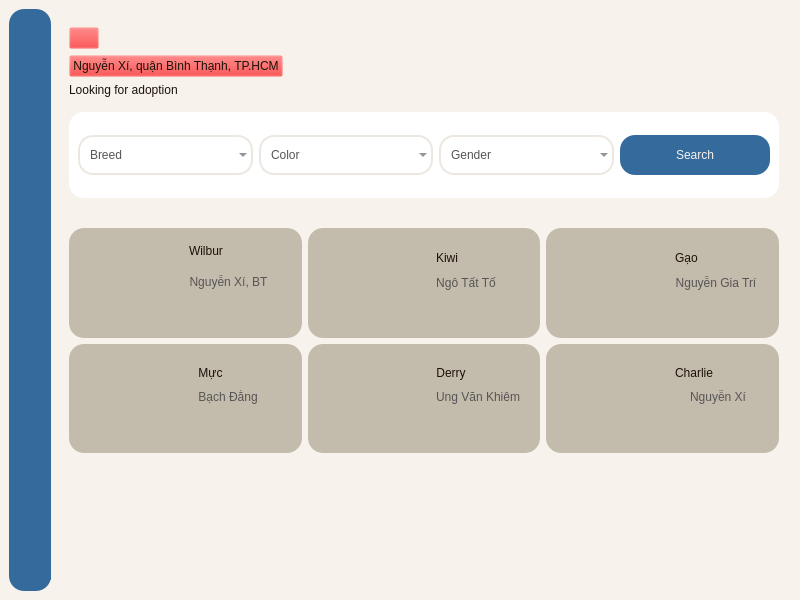
<?xml version="1.0" encoding="UTF-8"?>
<ui version="4.0">
 <class>MainWindow</class>
 <widget class="QMainWindow" name="MainWindow">
  <property name="geometry">
   <rect>
    <x>0</x>
    <y>0</y>
    <width>800</width>
    <height>600</height>
   </rect>
  </property>
  <property name="minimumSize">
   <size>
    <width>0</width>
    <height>0</height>
   </size>
  </property>
  <property name="maximumSize">
   <size>
    <width>16777215</width>
    <height>16777215</height>
   </size>
  </property>
  <property name="windowTitle">
   <string>MainWindow</string>
  </property>
  <property name="styleSheet">
   <string notr="true">background-color: #F8F2EC;</string>
  </property>
  <widget class="QWidget" name="centralwidget">
   <layout class="QHBoxLayout" name="horizontalLayout">
    <item>
     <widget class="QWidget" name="widget" native="true">
      <property name="minimumSize">
       <size>
        <width>42</width>
        <height>0</height>
       </size>
      </property>
      <property name="maximumSize">
       <size>
        <width>42</width>
        <height>16777215</height>
       </size>
      </property>
      <property name="styleSheet">
       <string notr="true">background-color: #356a9c;
border-radius: 15px;</string>
      </property>
      <layout class="QVBoxLayout" name="verticalLayout_3">
       <item>
        <widget class="QWidget" name="widget_8" native="true">
         <widget class="QLabel" name="label_7">
          <property name="geometry">
           <rect>
            <x>1</x>
            <y>11</y>
            <width>20</width>
            <height>20</height>
           </rect>
          </property>
          <property name="text">
           <string/>
          </property>
          <property name="pixmap">
           <pixmap>../img/icons8-cat-profile-64.png</pixmap>
          </property>
          <property name="scaledContents">
           <bool>true</bool>
          </property>
         </widget>
         <widget class="QLabel" name="label_8">
          <property name="geometry">
           <rect>
            <x>1</x>
            <y>41</y>
            <width>20</width>
            <height>20</height>
           </rect>
          </property>
          <property name="text">
           <string/>
          </property>
          <property name="pixmap">
           <pixmap>../img/icons8-cart-64.png</pixmap>
          </property>
          <property name="scaledContents">
           <bool>true</bool>
          </property>
         </widget>
         <widget class="QLabel" name="label_9">
          <property name="geometry">
           <rect>
            <x>1</x>
            <y>70</y>
            <width>20</width>
            <height>20</height>
           </rect>
          </property>
          <property name="text">
           <string/>
          </property>
          <property name="pixmap">
           <pixmap>../img/icons8-clinic-64.png</pixmap>
          </property>
          <property name="scaledContents">
           <bool>true</bool>
          </property>
         </widget>
        </widget>
       </item>
       <item>
        <widget class="QWidget" name="widget_9" native="true">
         <property name="minimumSize">
          <size>
           <width>40</width>
           <height>40</height>
          </size>
         </property>
         <property name="maximumSize">
          <size>
           <width>40</width>
           <height>40</height>
          </size>
         </property>
         <widget class="QLabel" name="label_6">
          <property name="geometry">
           <rect>
            <x>2</x>
            <y>13</y>
            <width>20</width>
            <height>20</height>
           </rect>
          </property>
          <property name="text">
           <string/>
          </property>
          <property name="pixmap">
           <pixmap>../img/icons8-settings-50.png</pixmap>
          </property>
          <property name="scaledContents">
           <bool>true</bool>
          </property>
         </widget>
        </widget>
       </item>
      </layout>
     </widget>
    </item>
    <item alignment="Qt::AlignTop">
     <widget class="QWidget" name="widget_2" native="true">
      <property name="styleSheet">
       <string notr="true"/>
      </property>
      <layout class="QVBoxLayout" name="verticalLayout">
       <property name="spacing">
        <number>30</number>
       </property>
       <property name="leftMargin">
        <number>12</number>
       </property>
       <property name="topMargin">
        <number>9</number>
       </property>
       <property name="rightMargin">
        <number>12</number>
       </property>
       <property name="bottomMargin">
        <number>0</number>
       </property>
       <item>
        <widget class="QWidget" name="widget_3" native="true">
         <property name="minimumSize">
          <size>
           <width>0</width>
           <height>180</height>
          </size>
         </property>
         <property name="maximumSize">
          <size>
           <width>16777215</width>
           <height>180</height>
          </size>
         </property>
         <layout class="QVBoxLayout" name="verticalLayout_2">
          <property name="leftMargin">
           <number>0</number>
          </property>
          <property name="topMargin">
           <number>0</number>
          </property>
          <property name="rightMargin">
           <number>0</number>
          </property>
          <property name="bottomMargin">
           <number>0</number>
          </property>
          <item>
           <widget class="QWidget" name="widget_16" native="true">
            <layout class="QHBoxLayout" name="horizontalLayout_13">
             <property name="leftMargin">
              <number>0</number>
             </property>
             <property name="topMargin">
              <number>0</number>
             </property>
             <property name="rightMargin">
              <number>0</number>
             </property>
             <property name="bottomMargin">
              <number>0</number>
             </property>
             <item>
              <widget class="QWidget" name="widget_28" native="true">
               <layout class="QVBoxLayout" name="verticalLayout_14">
                <property name="leftMargin">
                 <number>0</number>
                </property>
                <item>
                 <widget class="QPushButton" name="btn_back">
                  <property name="maximumSize">
                   <size>
                    <width>30</width>
                    <height>30</height>
                   </size>
                  </property>
                  <property name="cursor">
                   <cursorShape>PointingHandCursor</cursorShape>
                  </property>
                  <property name="styleSheet">
                   <string notr="true"> background-color: rgba(255, 0, 0, 0);</string>
                  </property>
                  <property name="text">
                   <string/>
                  </property>
                  <property name="icon">
                   <iconset>
                    <normaloff>../img/icons8-back-64.png</normaloff>../img/icons8-back-64.png</iconset>
                  </property>
                  <property name="iconSize">
                   <size>
                    <width>30</width>
                    <height>30</height>
                   </size>
                  </property>
                 </widget>
                </item>
                <item alignment="Qt::AlignLeft">
                 <widget class="QPushButton" name="pushButton_42">
                  <property name="styleSheet">
                   <string notr="true"> background-color: rgba(255, 0, 0, 0);
font: 11pt &quot;Bahnschrift&quot;;
color: #1b1209;</string>
                  </property>
                  <property name="text">
                   <string>Nguyễn Xí, quận Bình Thạnh, TP.HCM</string>
                  </property>
                  <property name="icon">
                   <iconset>
                    <normaloff>../img/location.png</normaloff>../img/location.png</iconset>
                  </property>
                 </widget>
                </item>
                <item>
                 <widget class="QLabel" name="label_3">
                  <property name="styleSheet">
                   <string notr="true">font: 700 20pt &quot;Bahnschrift&quot;;
color: #1b1209;</string>
                  </property>
                  <property name="text">
                   <string>Looking for adoption</string>
                  </property>
                 </widget>
                </item>
               </layout>
              </widget>
             </item>
             <item alignment="Qt::AlignRight">
              <widget class="QWidget" name="widget_29" native="true">
               <property name="minimumSize">
                <size>
                 <width>100</width>
                 <height>0</height>
                </size>
               </property>
               <property name="maximumSize">
                <size>
                 <width>100</width>
                 <height>16777215</height>
                </size>
               </property>
               <layout class="QHBoxLayout" name="horizontalLayout_14">
                <item alignment="Qt::AlignRight">
                 <widget class="QLabel" name="label_4">
                  <property name="minimumSize">
                   <size>
                    <width>48</width>
                    <height>48</height>
                   </size>
                  </property>
                  <property name="maximumSize">
                   <size>
                    <width>48</width>
                    <height>48</height>
                   </size>
                  </property>
                  <property name="cursor">
                   <cursorShape>PointingHandCursor</cursorShape>
                  </property>
                  <property name="styleSheet">
                   <string notr="true"/>
                  </property>
                  <property name="text">
                   <string/>
                  </property>
                  <property name="pixmap">
                   <pixmap>../img/icons8-heart-64.png</pixmap>
                  </property>
                  <property name="scaledContents">
                   <bool>true</bool>
                  </property>
                 </widget>
                </item>
               </layout>
              </widget>
             </item>
            </layout>
           </widget>
          </item>
          <item>
           <widget class="QWidget" name="widget_17" native="true">
            <property name="minimumSize">
             <size>
              <width>0</width>
              <height>0</height>
             </size>
            </property>
            <property name="maximumSize">
             <size>
              <width>16777215</width>
              <height>16777215</height>
             </size>
            </property>
            <property name="styleSheet">
             <string notr="true">background-color: white;
border-radius: 15px;</string>
            </property>
            <layout class="QHBoxLayout" name="horizontalLayout_5">
             <item>
              <widget class="QComboBox" name="comboBox">
               <property name="minimumSize">
                <size>
                 <width>150</width>
                 <height>40</height>
                </size>
               </property>
               <property name="maximumSize">
                <size>
                 <width>300</width>
                 <height>40</height>
                </size>
               </property>
               <property name="cursor">
                <cursorShape>PointingHandCursor</cursorShape>
               </property>
               <property name="contextMenuPolicy">
                <enum>Qt::NoContextMenu</enum>
               </property>
               <property name="styleSheet">
                <string notr="true">/* Thiết lập CSS cho combobox */
QComboBox {
    color: #575556;
    font: 14pt &quot;Bahnschrift&quot;;
    border-style: solid;
    border-width: 2px;
    border-color: #ECE7E0;
    padding-left: 10px;
    border-radius: 15px;
    background-color: rgba(255, 0, 0, 0); /* Màu nền sẽ không ảnh hưởng do transparency (alpha = 0) */
}

/* Thiết lập màu nền cho các mục trong combobox khi chưa hover */
QComboBox::item {
    background-color: #575556;
}

/* Thiết lập màu nền cho các mục trong combobox khi hover */
QComboBox::item:hover {
    background-color: #ECE7E0;
}

/* Thiết lập màu nền cho mục đang được chọn trong combobox */
QComboBox::item:selected {
    background-color: #ECE7E0;
}
</string>
               </property>
               <property name="currentText">
                <string/>
               </property>
               <property name="currentIndex">
                <number>-1</number>
               </property>
               <property name="placeholderText">
                <string>Breed</string>
               </property>
               <property name="duplicatesEnabled">
                <bool>false</bool>
               </property>
               <item>
                <property name="text">
                 <string>Bulldog</string>
                </property>
               </item>
               <item>
                <property name="text">
                 <string>Pug</string>
                </property>
               </item>
               <item>
                <property name="text">
                 <string>Shiba</string>
                </property>
               </item>
               <item>
                <property name="text">
                 <string>Chihuahua</string>
                </property>
               </item>
               <item>
                <property name="text">
                 <string>Husky</string>
                </property>
               </item>
              </widget>
             </item>
             <item>
              <widget class="QComboBox" name="comboBox_3">
               <property name="minimumSize">
                <size>
                 <width>150</width>
                 <height>40</height>
                </size>
               </property>
               <property name="maximumSize">
                <size>
                 <width>300</width>
                 <height>40</height>
                </size>
               </property>
               <property name="cursor">
                <cursorShape>PointingHandCursor</cursorShape>
               </property>
               <property name="styleSheet">
                <string notr="true">/* Thiết lập CSS cho combobox */
QComboBox {
    color: #575556;
    font: 14pt &quot;Bahnschrift&quot;;
    border-style: solid;
    border-width: 2px;
    border-color: #ECE7E0;
    padding-left: 10px;
    border-radius: 15px;
    background-color: rgba(255, 0, 0, 0); /* Màu nền sẽ không ảnh hưởng do transparency (alpha = 0) */
}

/* Thiết lập màu nền cho các mục trong combobox khi chưa hover */
QComboBox::item {
    background-color: #575556;
}

/* Thiết lập màu nền cho các mục trong combobox khi hover */
QComboBox::item:hover {
    background-color: #ECE7E0;
}

/* Thiết lập màu nền cho mục đang được chọn trong combobox */
QComboBox::item:selected {
    background-color: #ECE7E0;
}
</string>
               </property>
               <property name="placeholderText">
                <string>Color</string>
               </property>
               <item>
                <property name="text">
                 <string>Black</string>
                </property>
               </item>
               <item>
                <property name="text">
                 <string>Grey</string>
                </property>
               </item>
               <item>
                <property name="text">
                 <string>Brown</string>
                </property>
               </item>
               <item>
                <property name="text">
                 <string>White</string>
                </property>
               </item>
               <item>
                <property name="text">
                 <string>Blonde</string>
                </property>
               </item>
              </widget>
             </item>
             <item>
              <widget class="QComboBox" name="comboBox_2">
               <property name="minimumSize">
                <size>
                 <width>150</width>
                 <height>40</height>
                </size>
               </property>
               <property name="maximumSize">
                <size>
                 <width>300</width>
                 <height>40</height>
                </size>
               </property>
               <property name="cursor">
                <cursorShape>PointingHandCursor</cursorShape>
               </property>
               <property name="contextMenuPolicy">
                <enum>Qt::NoContextMenu</enum>
               </property>
               <property name="styleSheet">
                <string notr="true">/* Thiết lập CSS cho combobox */
QComboBox {
    color: #575556;
    font: 14pt &quot;Bahnschrift&quot;;
    border-style: solid;
    border-width: 2px;
    border-color: #ECE7E0;
    padding-left: 10px;
    border-radius: 15px;
    background-color: rgba(255, 0, 0, 0); /* Màu nền sẽ không ảnh hưởng do transparency (alpha = 0) */
}

/* Thiết lập màu nền cho các mục trong combobox khi chưa hover */
QComboBox::item {
    background-color: #575556;
}

/* Thiết lập màu nền cho các mục trong combobox khi hover */
QComboBox::item:hover {
    background-color: #ECE7E0;
}

/* Thiết lập màu nền cho mục đang được chọn trong combobox */
QComboBox::item:selected {
    background-color: #ECE7E0;
}
</string>
               </property>
               <property name="currentText">
                <string/>
               </property>
               <property name="currentIndex">
                <number>-1</number>
               </property>
               <property name="placeholderText">
                <string>Gender</string>
               </property>
               <property name="duplicatesEnabled">
                <bool>false</bool>
               </property>
               <item>
                <property name="text">
                 <string>Male</string>
                </property>
               </item>
               <item>
                <property name="text">
                 <string>Female</string>
                </property>
               </item>
              </widget>
             </item>
             <item>
              <widget class="QPushButton" name="pushButton_8">
               <property name="minimumSize">
                <size>
                 <width>150</width>
                 <height>40</height>
                </size>
               </property>
               <property name="maximumSize">
                <size>
                 <width>150</width>
                 <height>40</height>
                </size>
               </property>
               <property name="cursor">
                <cursorShape>PointingHandCursor</cursorShape>
               </property>
               <property name="mouseTracking">
                <bool>true</bool>
               </property>
               <property name="styleSheet">
                <string notr="true">border-radius: 15px;
font: 12pt &quot;Bahnschrift&quot;;
background-color: #356a9c;
color: #F8F2EC;

</string>
               </property>
               <property name="text">
                <string>Search</string>
               </property>
              </widget>
             </item>
            </layout>
           </widget>
          </item>
         </layout>
        </widget>
       </item>
       <item>
        <widget class="QWidget" name="widget_4" native="true">
         <property name="minimumSize">
          <size>
           <width>0</width>
           <height>350</height>
          </size>
         </property>
         <property name="maximumSize">
          <size>
           <width>16777215</width>
           <height>350</height>
          </size>
         </property>
         <layout class="QGridLayout" name="gridLayout">
          <property name="leftMargin">
           <number>0</number>
          </property>
          <property name="topMargin">
           <number>0</number>
          </property>
          <property name="rightMargin">
           <number>0</number>
          </property>
          <item row="0" column="2">
           <widget class="QWidget" name="widget_7" native="true">
            <property name="minimumSize">
             <size>
              <width>220</width>
              <height>0</height>
             </size>
            </property>
            <property name="maximumSize">
             <size>
              <width>300</width>
              <height>16777215</height>
             </size>
            </property>
            <property name="styleSheet">
             <string notr="true">QWidget{
    background-color: #C3BBAB;
    border-radius: 15px;
}
QWidget:hover{
	background-color: #86aacc;
    border-radius: 15px;
}</string>
            </property>
            <layout class="QHBoxLayout" name="horizontalLayout_6">
             <item>
              <widget class="QPushButton" name="pushButton_13">
               <property name="styleSheet">
                <string notr="true"> background-color: rgba(255, 0, 0, 0);</string>
               </property>
               <property name="text">
                <string/>
               </property>
               <property name="icon">
                <iconset>
                 <normaloff>../img/gạo.png</normaloff>../img/gạo.png</iconset>
               </property>
               <property name="iconSize">
                <size>
                 <width>80</width>
                 <height>80</height>
                </size>
               </property>
              </widget>
             </item>
             <item>
              <widget class="QWidget" name="widget_21" native="true">
               <property name="styleSheet">
                <string notr="true"> background-color: rgba(255, 0, 0, 0);</string>
               </property>
               <layout class="QVBoxLayout" name="verticalLayout_7">
                <item alignment="Qt::AlignLeft">
                 <widget class="QPushButton" name="pushButton_17">
                  <property name="styleSheet">
                   <string notr="true">font: 14pt &quot;Bahnschrift&quot;;
color: #1b1209;</string>
                  </property>
                  <property name="text">
                   <string>Gạo</string>
                  </property>
                  <property name="icon">
                   <iconset>
                    <normaloff>../img/icons8-male-64.png</normaloff>../img/icons8-male-64.png</iconset>
                  </property>
                 </widget>
                </item>
                <item alignment="Qt::AlignLeft">
                 <widget class="QPushButton" name="pushButton_15">
                  <property name="styleSheet">
                   <string notr="true">font: 9pt &quot;Bahnschrift&quot;;
color: #575556;</string>
                  </property>
                  <property name="text">
                   <string>Nguyễn Gia Trí</string>
                  </property>
                  <property name="icon">
                   <iconset>
                    <normaloff>../img/location-50.png</normaloff>../img/location-50.png</iconset>
                  </property>
                 </widget>
                </item>
                <item alignment="Qt::AlignLeft">
                 <widget class="QPushButton" name="heart3">
                  <property name="cursor">
                   <cursorShape>PointingHandCursor</cursorShape>
                  </property>
                  <property name="text">
                   <string/>
                  </property>
                  <property name="icon">
                   <iconset>
                    <normaloff>../img/tyn.png</normaloff>../img/tyn.png</iconset>
                  </property>
                  <property name="iconSize">
                   <size>
                    <width>24</width>
                    <height>24</height>
                   </size>
                  </property>
                 </widget>
                </item>
               </layout>
              </widget>
             </item>
            </layout>
           </widget>
          </item>
          <item row="0" column="1">
           <widget class="QWidget" name="widget_6" native="true">
            <property name="minimumSize">
             <size>
              <width>220</width>
              <height>0</height>
             </size>
            </property>
            <property name="maximumSize">
             <size>
              <width>300</width>
              <height>16777215</height>
             </size>
            </property>
            <property name="cursor">
             <cursorShape>PointingHandCursor</cursorShape>
            </property>
            <property name="styleSheet">
             <string notr="true">QWidget{
    background-color: #C3BBAB;
    border-radius: 15px;
}
QWidget:hover{
	background-color: #86aacc;
    border-radius: 15px;
}</string>
            </property>
            <layout class="QHBoxLayout" name="horizontalLayout_4">
             <item>
              <widget class="QPushButton" name="btn_dog2">
               <property name="styleSheet">
                <string notr="true"> background-color: rgba(255, 0, 0, 0);</string>
               </property>
               <property name="text">
                <string/>
               </property>
               <property name="icon">
                <iconset>
                 <normaloff>../img/kiwi.png</normaloff>../img/kiwi.png</iconset>
               </property>
               <property name="iconSize">
                <size>
                 <width>80</width>
                 <height>80</height>
                </size>
               </property>
              </widget>
             </item>
             <item>
              <widget class="QWidget" name="widget_19" native="true">
               <property name="styleSheet">
                <string notr="true"> background-color: rgba(255, 0, 0, 0);</string>
               </property>
               <layout class="QVBoxLayout" name="verticalLayout_6">
                <item alignment="Qt::AlignLeft">
                 <widget class="QPushButton" name="btn_name_dog2">
                  <property name="styleSheet">
                   <string notr="true">font: 14pt &quot;Bahnschrift&quot;;
color: #1b1209;</string>
                  </property>
                  <property name="text">
                   <string>Kiwi</string>
                  </property>
                  <property name="icon">
                   <iconset>
                    <normaloff>../img/icons8-female-64.png</normaloff>../img/icons8-female-64.png</iconset>
                  </property>
                  <property name="iconSize">
                   <size>
                    <width>20</width>
                    <height>20</height>
                   </size>
                  </property>
                 </widget>
                </item>
                <item alignment="Qt::AlignLeft">
                 <widget class="QPushButton" name="pushButton_9">
                  <property name="styleSheet">
                   <string notr="true">font: 9pt &quot;Bahnschrift&quot;;
color: #575556;</string>
                  </property>
                  <property name="text">
                   <string>Ngô Tất Tố</string>
                  </property>
                  <property name="icon">
                   <iconset>
                    <normaloff>../img/location-50.png</normaloff>../img/location-50.png</iconset>
                  </property>
                 </widget>
                </item>
                <item alignment="Qt::AlignLeft">
                 <widget class="QPushButton" name="heart2">
                  <property name="cursor">
                   <cursorShape>PointingHandCursor</cursorShape>
                  </property>
                  <property name="text">
                   <string/>
                  </property>
                  <property name="icon">
                   <iconset>
                    <normaloff>../img/tyn.png</normaloff>../img/tyn.png</iconset>
                  </property>
                  <property name="iconSize">
                   <size>
                    <width>24</width>
                    <height>24</height>
                   </size>
                  </property>
                 </widget>
                </item>
               </layout>
              </widget>
             </item>
            </layout>
           </widget>
          </item>
          <item row="1" column="1">
           <widget class="QWidget" name="widget_11" native="true">
            <property name="cursor">
             <cursorShape>PointingHandCursor</cursorShape>
            </property>
            <property name="styleSheet">
             <string notr="true">QWidget{
    background-color: #C3BBAB;
    border-radius: 15px;
}
QWidget:hover{
	background-color: #86aacc;
    border-radius: 15px;
}</string>
            </property>
            <layout class="QHBoxLayout" name="horizontalLayout_8">
             <item>
              <widget class="QPushButton" name="pushButton_21">
               <property name="styleSheet">
                <string notr="true"> background-color: rgba(255, 0, 0, 0);</string>
               </property>
               <property name="text">
                <string/>
               </property>
               <property name="icon">
                <iconset>
                 <normaloff>../img/derry.png</normaloff>../img/derry.png</iconset>
               </property>
               <property name="iconSize">
                <size>
                 <width>80</width>
                 <height>80</height>
                </size>
               </property>
              </widget>
             </item>
             <item>
              <widget class="QWidget" name="widget_23" native="true">
               <property name="styleSheet">
                <string notr="true"> background-color: rgba(255, 0, 0, 0);</string>
               </property>
               <layout class="QVBoxLayout" name="verticalLayout_9">
                <item alignment="Qt::AlignLeft">
                 <widget class="QPushButton" name="pushButton_22">
                  <property name="styleSheet">
                   <string notr="true">font: 14pt &quot;Bahnschrift&quot;;
color: #1b1209;</string>
                  </property>
                  <property name="text">
                   <string>Derry</string>
                  </property>
                  <property name="icon">
                   <iconset>
                    <normaloff>../img/icons8-male-64.png</normaloff>../img/icons8-male-64.png</iconset>
                  </property>
                  <property name="iconSize">
                   <size>
                    <width>20</width>
                    <height>20</height>
                   </size>
                  </property>
                 </widget>
                </item>
                <item alignment="Qt::AlignLeft">
                 <widget class="QPushButton" name="pushButton_23">
                  <property name="styleSheet">
                   <string notr="true">font: 9pt &quot;Bahnschrift&quot;;
color: #575556;</string>
                  </property>
                  <property name="text">
                   <string>Ung Văn Khiêm</string>
                  </property>
                  <property name="icon">
                   <iconset>
                    <normaloff>../img/location-50.png</normaloff>../img/location-50.png</iconset>
                  </property>
                 </widget>
                </item>
                <item alignment="Qt::AlignLeft">
                 <widget class="QPushButton" name="heart5">
                  <property name="cursor">
                   <cursorShape>PointingHandCursor</cursorShape>
                  </property>
                  <property name="text">
                   <string/>
                  </property>
                  <property name="icon">
                   <iconset>
                    <normaloff>../img/tyn.png</normaloff>../img/tyn.png</iconset>
                  </property>
                  <property name="iconSize">
                   <size>
                    <width>24</width>
                    <height>24</height>
                   </size>
                  </property>
                 </widget>
                </item>
               </layout>
              </widget>
             </item>
            </layout>
           </widget>
          </item>
          <item row="0" column="0">
           <widget class="QWidget" name="widget_5" native="true">
            <property name="minimumSize">
             <size>
              <width>220</width>
              <height>0</height>
             </size>
            </property>
            <property name="maximumSize">
             <size>
              <width>300</width>
              <height>16777215</height>
             </size>
            </property>
            <property name="cursor">
             <cursorShape>PointingHandCursor</cursorShape>
            </property>
            <property name="styleSheet">
             <string notr="true">QWidget{
    background-color: #C3BBAB;
    border-radius: 15px;
}
QWidget:hover{
	background-color: #86aacc;
    border-radius: 15px;
}</string>
            </property>
            <layout class="QHBoxLayout" name="horizontalLayout_2">
             <item>
              <widget class="QPushButton" name="btn_dog1">
               <property name="styleSheet">
                <string notr="true"> background-color: rgba(255, 0, 0, 0);</string>
               </property>
               <property name="text">
                <string/>
               </property>
               <property name="icon">
                <iconset>
                 <normaloff>../img/63594bb56e72ba00095515ea-1666796496353-0-fotor-2023080116348.png</normaloff>../img/63594bb56e72ba00095515ea-1666796496353-0-fotor-2023080116348.png</iconset>
               </property>
               <property name="iconSize">
                <size>
                 <width>80</width>
                 <height>80</height>
                </size>
               </property>
              </widget>
             </item>
             <item>
              <widget class="QWidget" name="widget_18" native="true">
               <property name="styleSheet">
                <string notr="true"> background-color: rgba(255, 0, 0, 0);</string>
               </property>
               <layout class="QVBoxLayout" name="verticalLayout_4">
                <property name="spacing">
                 <number>10</number>
                </property>
                <property name="leftMargin">
                 <number>0</number>
                </property>
                <property name="topMargin">
                 <number>0</number>
                </property>
                <property name="rightMargin">
                 <number>0</number>
                </property>
                <property name="bottomMargin">
                 <number>0</number>
                </property>
                <item alignment="Qt::AlignLeft">
                 <widget class="QPushButton" name="btn_name_dog1">
                  <property name="styleSheet">
                   <string notr="true">font: 14pt &quot;Bahnschrift&quot;;
color: #1b1209;</string>
                  </property>
                  <property name="text">
                   <string>Wilbur</string>
                  </property>
                  <property name="icon">
                   <iconset>
                    <normaloff>../img/icons8-male-64.png</normaloff>../img/icons8-male-64.png</iconset>
                  </property>
                  <property name="iconSize">
                   <size>
                    <width>20</width>
                    <height>20</height>
                   </size>
                  </property>
                 </widget>
                </item>
                <item alignment="Qt::AlignLeft">
                 <widget class="QPushButton" name="pushButton_2">
                  <property name="styleSheet">
                   <string notr="true">font: 9pt &quot;Bahnschrift&quot;;
color: #575556;</string>
                  </property>
                  <property name="text">
                   <string>Nguyễn Xí, BT</string>
                  </property>
                  <property name="icon">
                   <iconset>
                    <normaloff>../img/location-50.png</normaloff>../img/location-50.png</iconset>
                  </property>
                 </widget>
                </item>
                <item alignment="Qt::AlignLeft">
                 <widget class="QPushButton" name="heart1">
                  <property name="text">
                   <string/>
                  </property>
                  <property name="icon">
                   <iconset>
                    <normaloff>../img/tyn.png</normaloff>../img/tyn.png</iconset>
                  </property>
                  <property name="iconSize">
                   <size>
                    <width>24</width>
                    <height>24</height>
                   </size>
                  </property>
                 </widget>
                </item>
               </layout>
              </widget>
             </item>
            </layout>
           </widget>
          </item>
          <item row="1" column="2">
           <widget class="QWidget" name="widget_12" native="true">
            <property name="styleSheet">
             <string notr="true">QWidget{
    background-color: #C3BBAB;
    border-radius: 15px;
}
QWidget:hover{
	background-color: #86aacc;
    border-radius: 15px;
}</string>
            </property>
            <layout class="QHBoxLayout" name="horizontalLayout_9">
             <item>
              <widget class="QPushButton" name="pushButton_25">
               <property name="styleSheet">
                <string notr="true"> background-color: rgba(255, 0, 0, 0);</string>
               </property>
               <property name="text">
                <string/>
               </property>
               <property name="icon">
                <iconset>
                 <normaloff>../img/Ngoai-hinh-husky-768x1024-1-fotor-20230801153724.png</normaloff>../img/Ngoai-hinh-husky-768x1024-1-fotor-20230801153724.png</iconset>
               </property>
               <property name="iconSize">
                <size>
                 <width>80</width>
                 <height>80</height>
                </size>
               </property>
              </widget>
             </item>
             <item>
              <widget class="QWidget" name="widget_24" native="true">
               <property name="styleSheet">
                <string notr="true"> background-color: rgba(255, 0, 0, 0);</string>
               </property>
               <layout class="QVBoxLayout" name="verticalLayout_10">
                <item alignment="Qt::AlignLeft">
                 <widget class="QPushButton" name="pushButton_26">
                  <property name="styleSheet">
                   <string notr="true">font: 14pt &quot;Bahnschrift&quot;;
color: #1b1209;</string>
                  </property>
                  <property name="text">
                   <string>Charlie</string>
                  </property>
                  <property name="icon">
                   <iconset>
                    <normaloff>../img/icons8-female-64.png</normaloff>../img/icons8-female-64.png</iconset>
                  </property>
                 </widget>
                </item>
                <item>
                 <widget class="QPushButton" name="pushButton_27">
                  <property name="styleSheet">
                   <string notr="true">font: 9pt &quot;Bahnschrift&quot;;
color: #575556;</string>
                  </property>
                  <property name="text">
                   <string>Nguyễn Xí</string>
                  </property>
                  <property name="icon">
                   <iconset>
                    <normaloff>../img/location-50.png</normaloff>../img/location-50.png</iconset>
                  </property>
                 </widget>
                </item>
                <item alignment="Qt::AlignLeft">
                 <widget class="QPushButton" name="heart6">
                  <property name="cursor">
                   <cursorShape>PointingHandCursor</cursorShape>
                  </property>
                  <property name="text">
                   <string/>
                  </property>
                  <property name="icon">
                   <iconset>
                    <normaloff>../img/tyn.png</normaloff>../img/tyn.png</iconset>
                  </property>
                  <property name="iconSize">
                   <size>
                    <width>24</width>
                    <height>24</height>
                   </size>
                  </property>
                 </widget>
                </item>
               </layout>
              </widget>
             </item>
            </layout>
           </widget>
          </item>
          <item row="1" column="0">
           <widget class="QWidget" name="widget_10" native="true">
            <property name="minimumSize">
             <size>
              <width>0</width>
              <height>0</height>
             </size>
            </property>
            <property name="cursor">
             <cursorShape>PointingHandCursor</cursorShape>
            </property>
            <property name="styleSheet">
             <string notr="true">QWidget{
    background-color: #C3BBAB;
    border-radius: 15px;
}
QWidget:hover{
	background-color: #86aacc;
    border-radius: 15px;
}</string>
            </property>
            <layout class="QHBoxLayout" name="horizontalLayout_7">
             <item>
              <widget class="QPushButton" name="pushButton_14">
               <property name="styleSheet">
                <string notr="true"> background-color: rgba(255, 0, 0, 0);</string>
               </property>
               <property name="text">
                <string/>
               </property>
               <property name="icon">
                <iconset>
                 <normaloff>../img/mực.png</normaloff>../img/mực.png</iconset>
               </property>
               <property name="iconSize">
                <size>
                 <width>80</width>
                 <height>80</height>
                </size>
               </property>
              </widget>
             </item>
             <item>
              <widget class="QWidget" name="widget_22" native="true">
               <property name="styleSheet">
                <string notr="true"> background-color: rgba(255, 0, 0, 0);</string>
               </property>
               <layout class="QVBoxLayout" name="verticalLayout_8">
                <item alignment="Qt::AlignLeft">
                 <widget class="QPushButton" name="pushButton_18">
                  <property name="styleSheet">
                   <string notr="true">font: 14pt &quot;Bahnschrift&quot;;
color: #1b1209;</string>
                  </property>
                  <property name="text">
                   <string>Mực</string>
                  </property>
                  <property name="icon">
                   <iconset>
                    <normaloff>../img/icons8-male-64.png</normaloff>../img/icons8-male-64.png</iconset>
                  </property>
                  <property name="iconSize">
                   <size>
                    <width>20</width>
                    <height>20</height>
                   </size>
                  </property>
                 </widget>
                </item>
                <item alignment="Qt::AlignLeft">
                 <widget class="QPushButton" name="pushButton_19">
                  <property name="styleSheet">
                   <string notr="true">font: 9pt &quot;Bahnschrift&quot;;
color: #575556;</string>
                  </property>
                  <property name="text">
                   <string>Bạch Đằng</string>
                  </property>
                  <property name="icon">
                   <iconset>
                    <normaloff>../img/location-50.png</normaloff>../img/location-50.png</iconset>
                  </property>
                 </widget>
                </item>
                <item alignment="Qt::AlignLeft">
                 <widget class="QPushButton" name="heart4">
                  <property name="cursor">
                   <cursorShape>PointingHandCursor</cursorShape>
                  </property>
                  <property name="text">
                   <string/>
                  </property>
                  <property name="icon">
                   <iconset>
                    <normaloff>../img/tyn.png</normaloff>../img/tyn.png</iconset>
                  </property>
                  <property name="iconSize">
                   <size>
                    <width>24</width>
                    <height>24</height>
                   </size>
                  </property>
                 </widget>
                </item>
               </layout>
              </widget>
             </item>
            </layout>
           </widget>
          </item>
          <item row="2" column="0">
           <widget class="QWidget" name="widget_13" native="true"/>
          </item>
         </layout>
        </widget>
       </item>
      </layout>
     </widget>
    </item>
   </layout>
  </widget>
 </widget>
 <resources/>
 <connections/>
</ui>
